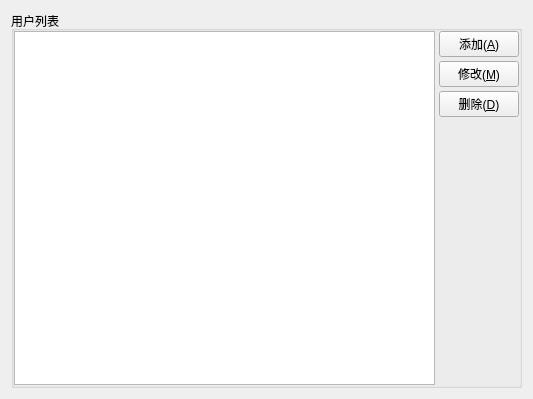
<?xml version="1.0" encoding="UTF-8"?>
<ui version="4.0">
 <class>Account</class>
 <widget class="QWidget" name="Account">
  <property name="geometry">
   <rect>
    <x>0</x>
    <y>0</y>
    <width>533</width>
    <height>399</height>
   </rect>
  </property>
  <property name="windowTitle">
   <string>Account</string>
  </property>
  <layout class="QVBoxLayout" name="verticalLayout">
   <item>
    <widget class="QGroupBox" name="groupBox">
     <property name="title">
      <string>用户列表</string>
     </property>
     <layout class="QHBoxLayout" name="horizontalLayout_2">
      <property name="spacing">
       <number>4</number>
      </property>
      <property name="margin">
       <number>0</number>
      </property>
      <item>
       <widget class="QTableView" name="tableView"/>
      </item>
      <item>
       <layout class="QVBoxLayout" name="verticalLayout_2">
        <property name="spacing">
         <number>4</number>
        </property>
        <property name="margin">
         <number>0</number>
        </property>
        <item>
         <widget class="QPushButton" name="acAddBtn">
          <property name="text">
           <string>添加(&amp;A)</string>
          </property>
          <property name="shortcut">
           <string>Alt+A</string>
          </property>
         </widget>
        </item>
        <item>
         <widget class="QPushButton" name="acModifyBtn">
          <property name="text">
           <string>修改(&amp;M)</string>
          </property>
          <property name="shortcut">
           <string>Alt+M</string>
          </property>
         </widget>
        </item>
        <item>
         <widget class="QPushButton" name="acDelBtn">
          <property name="text">
           <string>删除(&amp;D)</string>
          </property>
          <property name="shortcut">
           <string>Alt+D</string>
          </property>
         </widget>
        </item>
        <item>
         <spacer name="verticalSpacer">
          <property name="orientation">
           <enum>Qt::Vertical</enum>
          </property>
          <property name="sizeHint" stdset="0">
           <size>
            <width>20</width>
            <height>40</height>
           </size>
          </property>
         </spacer>
        </item>
       </layout>
      </item>
     </layout>
    </widget>
   </item>
  </layout>
 </widget>
 <resources/>
 <connections/>
</ui>
